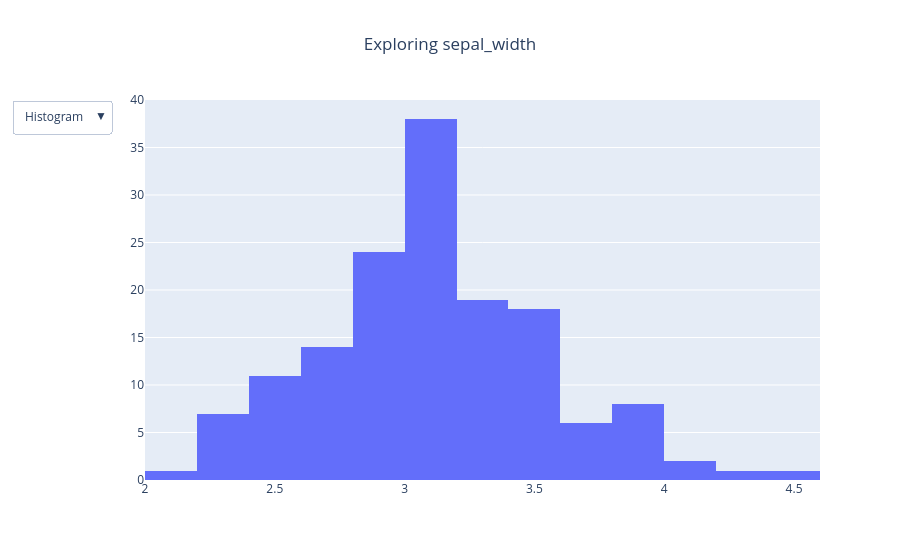

Write notebook code for a chart like this one.
### Code cell
# Example of how to allow the selection of a type of visualisation
fig = go.Figure()

fig.add_trace(
    go.Histogram(
        x = df['sepal_width']))

fig.add_trace(
    go.Box(
        x = df['sepal_width'],
        visible = False))

fig.add_trace(
    go.Violin(
        x = df['sepal_width'],
        visible = False))

fig.update_layout(
        title = go.layout.Title(text = "Exploring sepal_width", x = 0.5),
        showlegend = False)

fig.update_layout(
    updatemenus = [go.layout.Updatemenu(
        active = 0,
        buttons = [
                    go.layout.updatemenu.Button(
                        label = "Histogram",
                        method = "update",
                        args = [{"visible" : [True, False, False]}]),
                    go.layout.updatemenu.Button(
                            label = "Box plot",
                            method = "update",
                            args = [{"visible" : [False, True, False]}]),
                    go.layout.updatemenu.Button(
                            label = "Violin plot",
                            method = "update",
                            args = [{"visible" : [False, False, True]}])
                ]
    )]
)

### Figure 1 — Plotly figure (JSON) as saved in the notebook; plotly's stock layout.template omitted (floating-point values rounded to 4 significant figures; data arrays with more than 128 entries replaced by an {"elided": "..."} marker saying what was removed)
{"data": [{"type": "histogram", "x": {"elided": "150 float values"}}, {"type": "box", "visible": false, "x": {"elided": "150 float values"}}, {"type": "violin", "visible": false, "x": {"elided": "150 float values"}}], "layout": {"autosize": true, "showlegend": false, "title": {"text": "Exploring sepal_width", "x": 0.5}, "updatemenus": [{"active": 0, "buttons": [{"args": [{"visible": [true, false, false]}], "label": "Histogram", "method": "update"}, {"args": [{"visible": [false, true, false]}], "label": "Box plot", "method": "update"}, {"args": [{"visible": [false, false, true]}], "label": "Violin plot", "method": "update"}]}], "xaxis": {"autorange": true, "range": [2.0, 4.6], "type": "linear"}, "yaxis": {"autorange": true, "range": [0, 40]}}}
